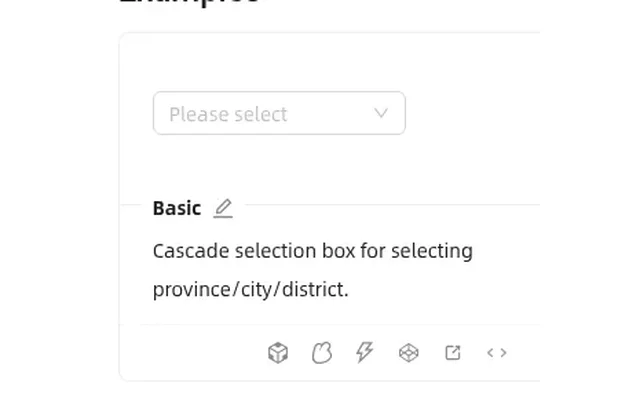
#> input picture previews/cs/cs-lib-ant-design-input.webp, 640 x 401 px
$ python -i build_styles.py   (imports and definitions only)
#> lines starting #> are read from the running program, lines starting #| are printed output that depends on the picture; after the words box and inside, x2 and y2 are one past the last pixel; in counts of white or black regions, pixels touching at a corner belong together
#!/usr/bin/env python3
"""组件样式卡（v3d）：把 /workspace/cap 抓到的各库「官方文档公开演示」截图变成独立卡片。
每张卡 = 一个组件类型 × 一个来源库，深链到该组件的原站文档页。只存截图（识别/导航用），不存任何源码。
在 build.py、build_media.py 之后运行：python3 build_styles.py"""
import json, os, shutil, hashlib, re
import numpy as np
from PIL import Image
from collections import Counter

def focus(src, dst):
    '''把演示区里的组件本身放大居中：去掉大片留白和细边框线，再按 16:10 补底色。'''
#> called with src = 'previews/cs/cs-lib-ant-design-input.webp', dst = 'out.png'
    im = Image.open(src).convert('RGB'); a = np.asarray(im).astype(int); h, w, _ = a.shape
#> in focus, im is the input picture: PIL image 640x401 RGB; mean R, G, B 252, 252, 252
#> after `h, w, _ = a.shape`: h = 401; w = 640
    edge = np.concatenate([a[0], a[-1], a[:, 0], a[:, -1]]); bg = np.median(edge, axis=0)
#> after `edge = np.concatenate([a[0], a[-1], a[:, 0], a[:, -1]])`: edge = 2082 rows, first 8: [255, 255, 255], [255, 255, 255], [255, 255, 255], [255, 255, 255], [255, 255, 255], [255, 255, 255], [255, 255, 255], [255, 255, 255]
#> after `bg = np.median(edge, axis=0)`: bg = [255, 255, 255]
    m = (np.abs(a - bg).sum(axis=2) > 40)
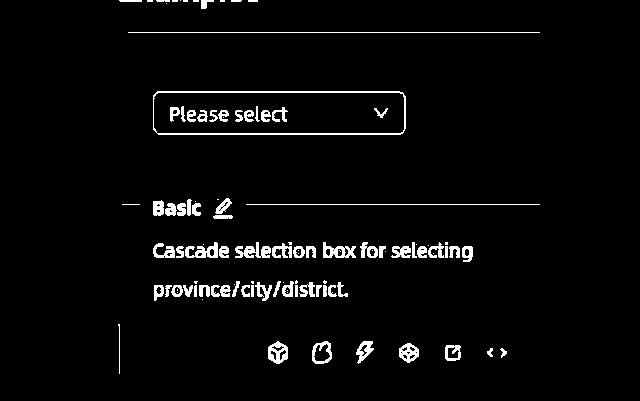
#> m: shape (401, 640) bool; 3.4% white; 106 white regions (33 under 20 px), largest, box (x1, y1, x2, y2) and area: (153, 91, 406, 135) 1112, (128, 32, 540, 33) 412, (235, 242, 271, 258) 318
    rf = m.mean(axis=1); cf = m.mean(axis=0)
#> after `rf = m.mean(axis=1)`: rf = 401 values, max 0.644 at index 32, min 0 at index 9, mean 0.0345
#> after `cf = m.mean(axis=0)`: cf = 640 values, max 0.147 at index 283, min 0 at index 0, mean 0.0345
    m[rf > 0.55, :] = False; m[:, cf > 0.55] = False      # 去掉横竖贯穿的边框/分隔线
#> after `m[rf > 0.55, :] = False`:
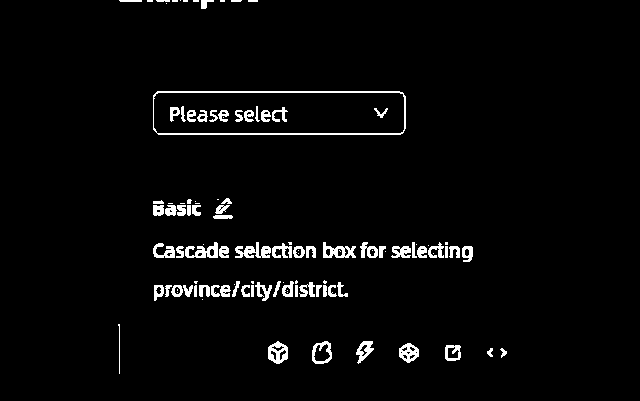
#> m: shape (401, 640) bool; 3.1% white; 109 white regions (35 under 20 px), largest, box (x1, y1, x2, y2) and area: (153, 91, 406, 135) 1112, (235, 242, 271, 258) 318, (185, 242, 218, 258) 288
    ys, xs = np.where(m)
#> ys = 8074 values from 0 to 373; xs = 8074 values, max 506 at index 7472, min 118 at index 6870, mean 281.6
    if len(ys) < 50: im.save(dst, 'WEBP', quality=84); return
    y0, y1 = np.percentile(ys, [0.5, 99.5]).astype(int); x0, x1 = np.percentile(xs, [0.5, 99.5]).astype(int)
#> after `y0, y1 = np.percentile(ys, [0.5, 99.5]).astype(int)`: y0 = 0; y1 = 362
#> after `x0, x1 = np.percentile(xs, [0.5, 99.5]).astype(int)`: x0 = 119; x1 = 491
    p = 28; x0 = max(0, x0 - p); y0 = max(0, y0 - p); x1 = min(w, x1 + p); y1 = min(h, y1 + p)
#> after `x0 = max(0, x0 - p)`: x0 = 91
#> after `x1 = min(w, x1 + p)`: x1 = 519
#> after `y1 = min(h, y1 + p)`: y1 = 390
    c = im.crop((x0, y0, x1, y1)); cw, ch = c.size
#> after `c = im.crop((x0, y0, x1, y1))`:
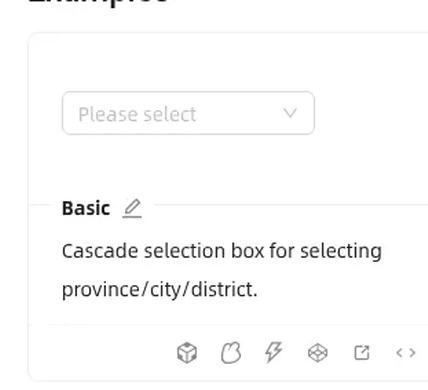
#> c: PIL image 428x390 RGB; mean R, G, B 250.4, 250.4, 250.4
#> after `cw, ch = c.size`: cw = 428; ch = 390
    tw = max(cw, int(ch * 1.6), 340); th = max(ch, int(tw / 1.6))
#> after `tw = max(cw, int(ch * 1.6), 340)`: tw = 624
#> after `th = max(ch, int(tw / 1.6))`: th = 390
    out = Image.new('RGB', (tw, th), tuple(int(v) for v in bg)); out.paste(c, ((tw - cw) // 2, (th - ch) // 2))
#> after `out = Image.new('RGB', (tw, th), tuple((int(v) for v in bg)))`: out: PIL image 624x390 RGB; every value is 255
#> after `out.paste(c, ((tw - cw) // 2, (th - ch) // 2))`:
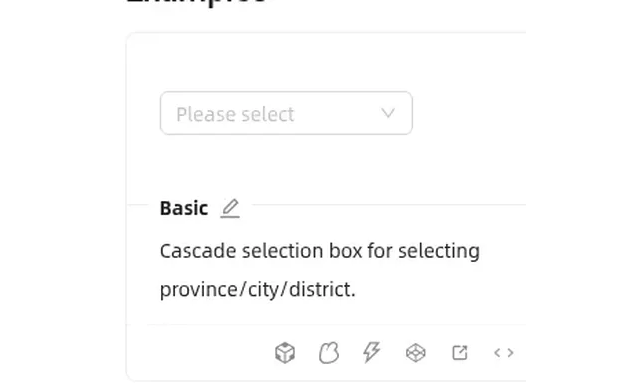
#> out: PIL image 624x390 RGB; mean R, G, B 251.8, 251.8, 251.8
    if out.width < 640: out = out.resize((640, round(640 * out.height / out.width)), Image.LANCZOS)
#> out: PIL image 640x400 RGB
    out.save(dst, 'WEBP', quality=84)

H = os.path.dirname(os.path.abspath(__file__)); CAP = '/workspace/cap'
# [4 lines not run here, left out]
KMAP = {'chip': 'badge', 'effect': 'background', 'code': 'editor'}
EN = {'button':'Button','dialog':'Dialog','select':'Select','table':'Table','toast':'Toast','tabs':'Tabs','date':'Date picker','menu':'Menu','input':'Input',
      'card':'Card','carousel':'Carousel','chart':'Chart','form':'Form','tooltip':'Tooltip','avatar':'Avatar','loader':'Loader','nav':'Navigation','upload':'Upload',
      'editor':'Editor','chat':'Chat','motion':'Motion','background':'Background','layout':'Layout','icon':'Icons','dnd':'Drag & drop','flow':'Flow',
      'switch':'Switch','checkbox':'Checkbox & radio','slider':'Slider','badge':'Badge & tag','progress':'Progress','accordion':'Accordion','pagination':'Pagination',
      'breadcrumb':'Breadcrumb','alert':'Alert','rating':'Rating','color':'Color picker','tree':'Tree','timeline':'Timeline','steps':'Steps','empty':'Empty & result','list':'List','data':'Data display'}
ZH = {'button':'按钮','dialog':'弹窗','select':'选择器','table':'表格','toast':'通知','tabs':'标签页','date':'日期','menu':'菜单','input':'输入框','card':'卡片',
      'carousel':'轮播','chart':'图表','form':'表单','tooltip':'气泡','avatar':'头像','loader':'加载','nav':'导航','upload':'上传','editor':'编辑器','chat':'聊天',
      'motion':'动效','background':'背景','layout':'区块','icon':'图标','dnd':'拖拽','flow':'流程图',
      'switch':'开关','checkbox':'复选单选','slider':'滑块','badge':'徽标标签','progress':'进度','accordion':'折叠面板','pagination':'分页','breadcrumb':'面包屑',
      'alert':'警告提示','rating':'评分','color':'取色器','tree':'树形','timeline':'时间轴','steps':'步骤条','empty':'空状态结果','list':'列表','data':'数据展示'}
# [1 line that did not run here, left out]
# [1 line that did not run here, left out]
# [3 lines not run here, left out]
seen = set(); n = 0; drop = {}
# [23 lines not run here, left out]
# ---- v3e：同一文档页的多个官方演示块（不同变体），dHash 去重 ----
def dh(p):
    im = Image.open(p).convert('L').resize((17, 16), Image.LANCZOS); a = np.asarray(im).astype(int)
    return int(''.join('1' if v else '0' for v in (a[:, 1:] > a[:, :-1]).flatten()), 2)
BADLAB = re.compile(r'^(props|styles api|design token|semantic dom|keyboard( interaction)?|methods|api|api reference|accessibility|events|slots|attributes|on this page|introduction|description|form props|root provider|command palette|components|buttons|forms|ui patterns|template|css variables|data attributes|types|parameters|properties|options|exposes|theming|changelog|faq)$', re.I)
GENERIC = re.compile(r'^(examples?|demos?|usage|preview|installation|overview|playground|code|api|import|anatomy|default|)$', re.I)
# [2 lines not run here, left out]
hashes = {}
# [2 lines not run here, left out]
PAGE = {}; drop2 = Counter(); n2 = 0
# [1 line that did not run here, left out]
# [35 lines not run here, left out]
# [1 line that did not run here, left out]
buckets = {}
# [1 line not run here, left out]
rr = []; ks = list(buckets)
# [3 lines not run here, left out]
# [1 line that did not run here, left out]
# [1 line that did not run here, left out]
# [4 lines not run here, left out]

>>> result = focus('previews/cs/cs-lib-ant-design-input.webp', 'out.png')

$ run again, on previews/cs/cs-lib-www-spartan-ng-select.webp
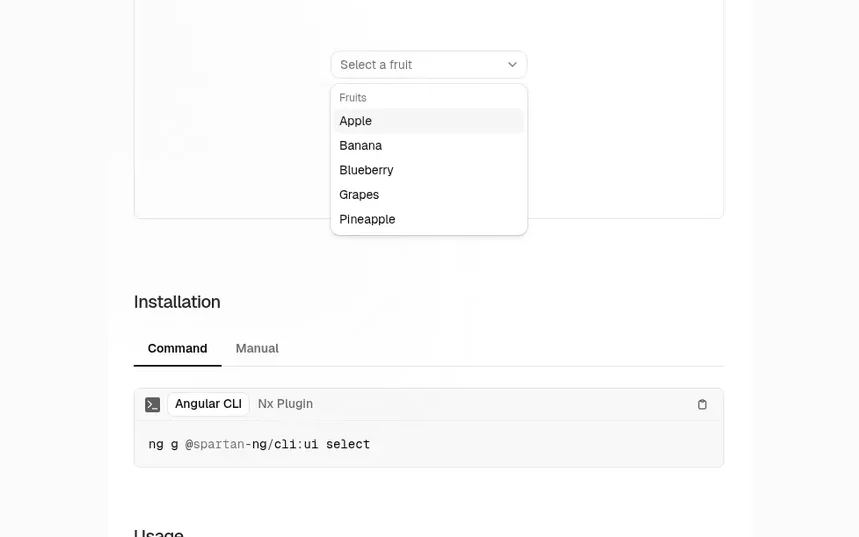
#> input picture previews/cs/cs-lib-www-spartan-ng-select.webp, 859 x 537 px
#> in focus, im is the input picture: PIL image 859x537 RGB; mean R, G, B 251.4, 251.1, 251.4
#> edge = 2792 rows, first 8: [252, 251, 252], [252, 251, 252], [252, 251, 252], [252, 251, 252], [252, 251, 252], [252, 251, 252], [252, 251, 252], [252, 251, 252]
#> bg = [252, 251, 252]
#> rf = 537 values, max 0.686 at index 366, min 0 at index 237, mean 0.0192
#> cf = 859 values, max 0.546 at index 134, min 0 at index 0, mean 0.0192
#> in focus, `m[rf > 0.55, :] = False`:
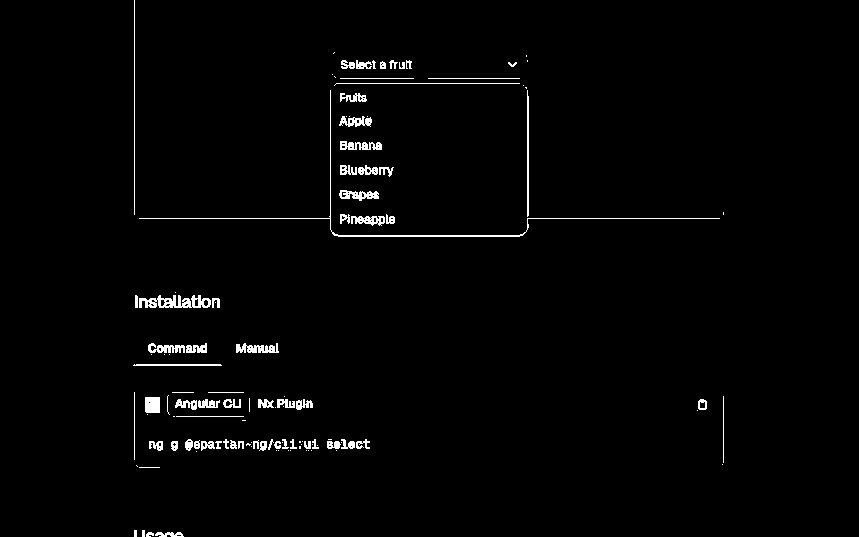
#> m: shape (537, 859) bool; 1.7% white in thin lines or dots, all inside (x1, y1, x2, y2) = (133, 0, 724, 537)
#> ys = 7694 values from 0 to 536; xs = 7694 values, max 723 at index 2482, min 133 at index 5037, mean 302.5
#> in focus, `y0, y1 = np.percentile(ys, [0.5, 99.5]).astype(int)`: y0 = 38; y1 = 535
#> in focus, `x0, x1 = np.percentile(xs, [0.5, 99.5]).astype(int)`: x0 = 134; x1 = 723
#> in focus, `x0 = max(0, x0 - p)`: x0 = 106
#> in focus, `y0 = max(0, y0 - p)`: y0 = 10
#> in focus, `x1 = min(w, x1 + p)`: x1 = 751
#> in focus, `y1 = min(h, y1 + p)`: y1 = 537
#> in focus, `out.paste(c, ((tw - cw) // 2, (th - ch) // 2))`:
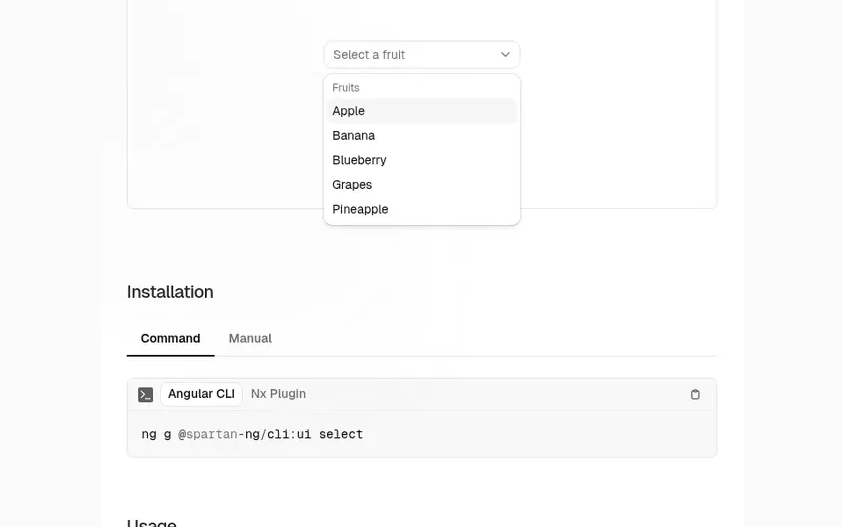
#> out: PIL image 843x527 RGB; mean R, G, B 251.3, 251.1, 251.3

$ run again, on previews/cs/cs2-lib-arco-design--list--transfer--v2.webp
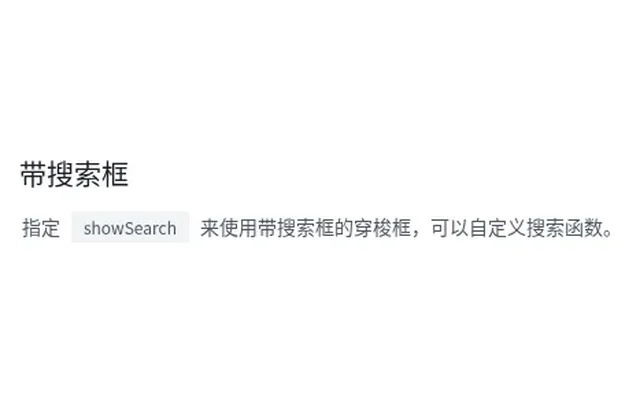
#> input picture previews/cs/cs2-lib-arco-design--list--transfer--v2.webp, 640 x 399 px
#> in focus, im is the input picture: PIL image 640x399 RGB; mean R, G, B 251.7, 251.9, 252
#> edge = 2078 rows, first 8: [255, 255, 255], [255, 255, 255], [255, 255, 255], [255, 255, 255], [255, 255, 255], [255, 255, 255], [255, 255, 255], [255, 255, 255]
#> bg = [255, 255, 255]
#> rf = 399 values, max 0.592 at index 226, min 0 at index 0, mean 0.0316
#> cf = 640 values, max 0.12 at index 31, min 0 at index 0, mean 0.0316
#> in focus, `m[rf > 0.55, :] = False`:
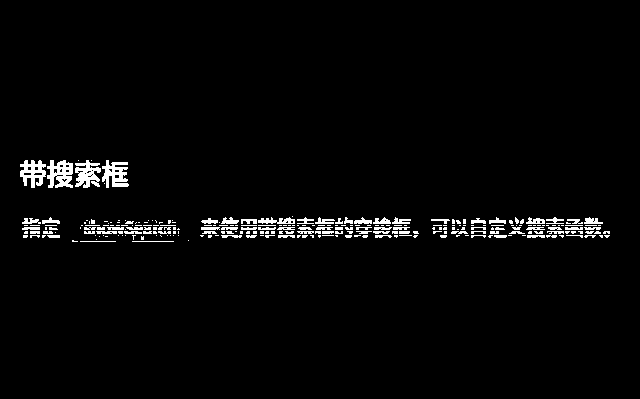
#> m: shape (399, 640) bool; 2.6% white; 270 white regions (186 under 20 px), largest, box (x1, y1, x2, y2) and area: (47, 160, 73, 188) 496, (102, 160, 129, 188) 460, (75, 160, 101, 188) 454
#> ys = 6597 values from 160 to 241; xs = 6597 values, max 609 at index 5162, min 20 at index 176, mean 256
#> in focus, `y0, y1 = np.percentile(ys, [0.5, 99.5]).astype(int)`: y0 = 161; y1 = 241
#> in focus, `x0, x1 = np.percentile(xs, [0.5, 99.5]).astype(int)`: x0 = 22; x1 = 602
#> in focus, `x0 = max(0, x0 - p)`: x0 = 0
#> in focus, `y0 = max(0, y0 - p)`: y0 = 133
#> in focus, `x1 = min(w, x1 + p)`: x1 = 630
#> in focus, `y1 = min(h, y1 + p)`: y1 = 269
#> in focus, `out.paste(c, ((tw - cw) // 2, (th - ch) // 2))`:
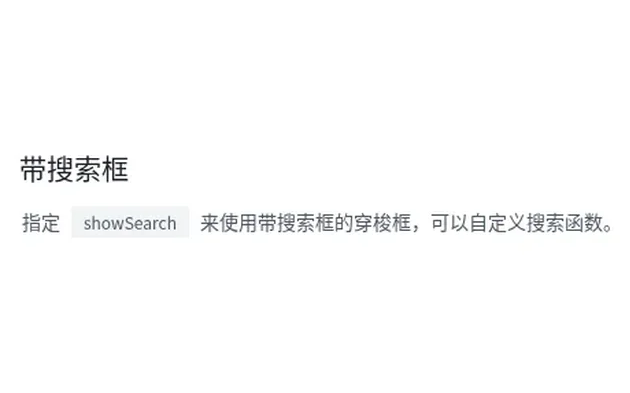
#> out: PIL image 630x393 RGB; mean R, G, B 251.6, 251.8, 251.9
